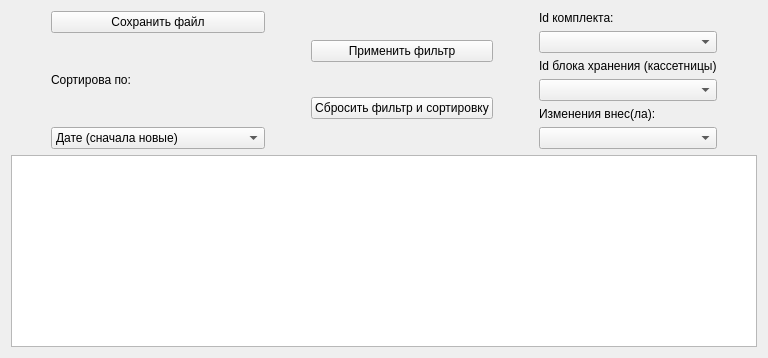
                <widget class="QWidget" name="tab_24">
                 <attribute name="title">
                  <string>Блоки хранения</string>
                 </attribute>
                 <layout class="QGridLayout" name="gridLayout_40">
                  <item row="1" column="0">
                   <widget class="QTableWidget" name="tableWidget_historyKas">
                    <attribute name="verticalHeaderVisible">
                     <bool>false</bool>
                    </attribute>
                   </widget>
                  </item>
                  <item row="0" column="0">
                   <layout class="QHBoxLayout" name="horizontalLayout_45">
                    <item>
                     <spacer name="horizontalSpacer_88">
                      <property name="orientation">
                       <enum>Qt::Vertical</enum>
                      </property>
                      <property name="sizeType">
                       <enum>QSizePolicy::Fixed</enum>
                      </property>
                      <property name="sizeHint" stdset="0">
                       <size>
                        <width>40</width>
                        <height>20</height>
                       </size>
                      </property>
                     </spacer>
                    </item>
                    <item>
                     <layout class="QVBoxLayout" name="verticalLayout_59">
                      <item>
                       <widget class="QPushButton" name="pushButton_KasHistoryFile">
                        <property name="text">
                         <string>Сохранить файл</string>
                        </property>
                       </widget>
                      </item>
                      <item>
                       <widget class="QLabel" name="label_135">
                        <property name="text">
                         <string>Сортирова по:</string>
                        </property>
                       </widget>
                      </item>
                      <item>
                       <widget class="QComboBox" name="selec_KasFilterDate">
                        <item>
                         <property name="text">
                          <string>Дате (сначала новые)</string>
                         </property>
                        </item>
                        <item>
                         <property name="text">
                          <string>Дате (сначала старые)</string>
                         </property>
                        </item>
                        <item>
                         <property name="text">
                          <string>Дате выгрузки (сначала старые) </string>
                         </property>
                        </item>
                        <item>
                         <property name="text">
                          <string>Дате выгрузки (сначала новые)</string>
                         </property>
                        </item>
                       </widget>
                      </item>
                     </layout>
                    </item>
                    <item>
                     <spacer name="horizontalSpacer_89">
                      <property name="orientation">
                       <enum>Qt::Vertical</enum>
                      </property>
                      <property name="sizeType">
                       <enum>QSizePolicy::Fixed</enum>
                      </property>
                      <property name="sizeHint" stdset="0">
                       <size>
                        <width>40</width>
                        <height>20</height>
                       </size>
                      </property>
                     </spacer>
                    </item>
                    <item>
                     <layout class="QVBoxLayout" name="verticalLayout_60">
                      <item>
                       <widget class="QPushButton" name="btn_KasFilterGo">
                        <property name="text">
                         <string>Применить фильтр</string>
                        </property>
                       </widget>
                      </item>
                      <item>
                       <widget class="QPushButton" name="btn_KasFilterStop">
                        <property name="text">
                         <string>Сбросить фильтр и сортировку</string>
                        </property>
                       </widget>
                      </item>
                     </layout>
                    </item>
                    <item>
                     <spacer name="horizontalSpacer_90">
                      <property name="orientation">
                       <enum>Qt::Vertical</enum>
                      </property>
                      <property name="sizeType">
                       <enum>QSizePolicy::Fixed</enum>
                      </property>
                      <property name="sizeHint" stdset="0">
                       <size>
                        <width>40</width>
                        <height>20</height>
                       </size>
                      </property>
                     </spacer>
                    </item>
                    <item>
                     <layout class="QVBoxLayout" name="verticalLayout_61">
                      <item>
                       <widget class="QLabel" name="label_141">
                        <property name="text">
                         <string>Id комплекта:</string>
                        </property>
                       </widget>
                      </item>
                      <item>
                       <widget class="QComboBox" name="select_kdd_set_2"/>
                      </item>
                      <item>
                       <widget class="QLabel" name="label_136">
                        <property name="text">
                         <string>Id блока хранения (кассетницы)</string>
                        </property>
                       </widget>
                      </item>
                      <item>
                       <widget class="QComboBox" name="select_kss_kas_2"/>
                      </item>
                      <item>
                       <widget class="QLabel" name="label_137">
                        <property name="text">
                         <string>Изменения внес(ла):</string>
                        </property>
                       </widget>
                      </item>
                      <item>
                       <widget class="QComboBox" name="select_KasFilterFIO"/>
                      </item>
                     </layout>
                    </item>
                    <item>
                     <spacer name="horizontalSpacer_91">
                      <property name="orientation">
                       <enum>Qt::Vertical</enum>
                      </property>
                      <property name="sizeType">
                       <enum>QSizePolicy::Fixed</enum>
                      </property>
                      <property name="sizeHint" stdset="0">
                       <size>
                        <width>40</width>
                        <height>20</height>
                       </size>
                      </property>
                     </spacer>
                    </item>
                   </layout>
                  </item>
                 </layout>
                </widget>
